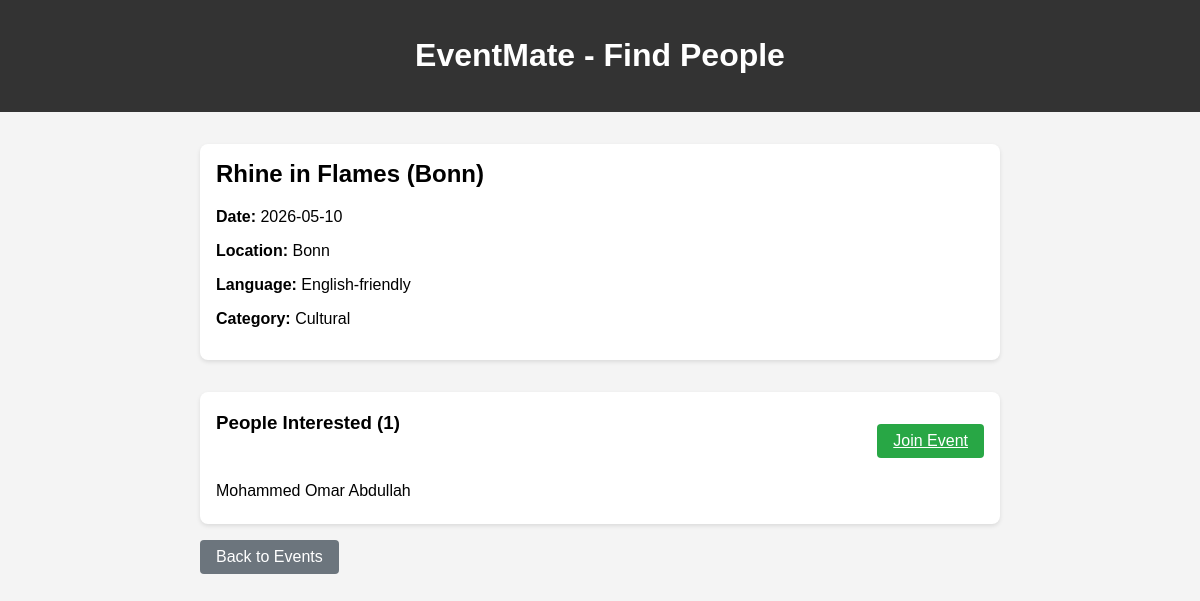
Screenshot of /find_people/1 (signed in) with the database file from the repository.
### app.py (models this page shows)
class Event(db.Model):
    id = db.Column(db.Integer, primary_key=True)
    title = db.Column(db.String(200), nullable=False)
    date = db.Column(db.String(20), nullable=False)
    location = db.Column(db.String(120), nullable=False)
    language = db.Column(db.String(120))
    category = db.Column(db.String(60))
    joined_users = db.relationship('EventJoin', backref='event', lazy=True, cascade='all, delete-orphan')
    def to_dict(self):
        return {
            'id': self.id,
            'title': self.title,
            'date': self.date,
            'location': self.location,
            'language': self.language,
            'category': self.category,
            'attendees': [ej.user.name for ej in self.joined_users]
        }

class User(db.Model):
    id = db.Column(db.Integer, primary_key=True)
    email = db.Column(db.String(120), unique=True, nullable=True)
    username = db.Column(db.String(80), unique=True, nullable=True)
    name = db.Column(db.String(120), nullable=False)
    first_name = db.Column(db.String(60))
    last_name = db.Column(db.String(60))
    state = db.Column(db.String(120))
    city = db.Column(db.String(120))
    street = db.Column(db.String(120))
    house_number = db.Column(db.String(20))
    password_hash = db.Column(db.String(200))
    auth_method = db.Column(db.String(20))  # 'password', 'google'
    joined_events = db.relationship('EventJoin', backref='user', lazy=True, cascade='all, delete-orphan')
    def to_dict(self):
        return {
            'id': self.id,
            'username': self.username,
            'name': self.name,
            'first_name': self.first_name,
            'last_name': self.last_name,
            'state': self.state,
            'city': self.city,
            'street': self.street,
            'house_number': self.house_number,
            'auth_method': self.auth_method
        }

### app.py (the view)
@app.route('/find_people/<int:event_id>')
@auth_required
def find_people(event_id):
    event = Event.query.get(event_id)
    if not event:
        return "Event not found", 404
    user = get_current_user()
    guest = session.get('guest')
    joined = False
    if user:
        join = EventJoin.query.filter_by(user_id=user.id, event_id=event_id).first()
        joined = join is not None
    if guest:
        attendees = []
    else:
        attendees = [ej.user.name for ej in event.joined_users]
    return render_template(
        'find_people.html',
        event=event.to_dict(),
        user=user.to_dict() if user else None,
        guest=guest,
        joined=joined,
        attendees=attendees
    )

### app.py (called while the page is built)
def auth_required(view):
    @wraps(view)
    def wrapped_view(*args, **kwargs):
        if 'user_id' not in session and 'guest' not in session:
            return redirect(url_for('login'))
        return view(*args, **kwargs)
    return wrapped_view

def get_current_user():
    if 'user_id' in session:
        return User.query.get(session['user_id'])
    return None

### templates/find_people.html (shortened to what this page needs)
<!DOCTYPE html>
<html lang="en">
<head>
</head>
<body>
    <header>
        <h1>EventMate - Find People</h1>
    </header>
    <div class="container">
        <div class="event-card">
            <h2>{{ event.title }}</h2>
            <p><strong>Date:</strong> {{ event.date }}</p>
            <p><strong>Location:</strong> {{ event.location }}</p>
            <p><strong>Language:</strong> {{ event.language }}</p>
            <p><strong>Category:</strong> {{ event.category }}</p>
        </div>
        <div class="attendees-section">
            <div style="display:flex; flex-wrap:wrap; justify-content:space-between; gap:1rem; align-items:center; margin-bottom:1rem;">
                <h3>People Interested{% if not guest %} ({{ attendees|length }}){% endif %}</h3>
                {% if guest %}
                    <span class="join-btn joined" style="cursor: default;">Guest privacy mode</span>
                {% elif joined %}
                    <button class="join-btn joined" disabled>Joined</button>
                {% else %}
                    <a class="join-btn" href="/join/{{ event.id }}">Join Event</a>
                {% endif %}
            </div>
            {% if guest %}
                <p>Attendee names are hidden for guest users. Log in to see who's attending.</p>
            {% else %}
                {% if attendees %}
                    {% for attendee in attendees %}
                    <div class="attendee">{{ attendee }}</div>
                    {% endfor %}
                {% else %}
                    <p>No one has joined yet. Be the first!</p>
                {% endif %}
            {% endif %}
        </div>
        <a href="/" class="back-btn">Back to Events</a>
    </div>
</body>
</html>

### templates/find_people.html (style rules this page uses)
body { font-family: Arial, sans-serif; background-color: #f4f4f4; margin: 0; padding: 0; }
header { background-color: #333; color: white; text-align: center; padding: 1rem; }
.container { max-width: 800px; margin: 0 auto; padding: 2rem; }
.event-card { background-color: white; border-radius: 8px; box-shadow: 0 2px 4px rgba(0,0,0,0.1); margin-bottom: 2rem; padding: 1rem; }
.event-card h2 { margin-top: 0; }
.attendees-section { background-color: white; border-radius: 8px; box-shadow: 0 2px 4px rgba(0,0,0,0.1); padding: 1rem; }
.attendees-section h3 { margin-top: 0; }
.attendee { padding: 0.5rem 0; border-bottom: 1px solid #eee; }
.attendee:last-child { border-bottom: none; }
.back-btn { background-color: #6c757d; color: white; border: none; padding: 0.5rem 1rem; border-radius: 4px; cursor: pointer; text-decoration: none; display: inline-block; margin-top: 1rem; }
.join-btn { background-color: #28a745; color: white; border: none; padding: 0.5rem 1rem; border-radius: 4px; cursor: pointer; margin-top: 1rem; }

### rows the page displays
Event: title "Rhine in Flames (Bonn)", date "2026-05-10", location "Bonn", language "English-friendly", category "Cultural"
User: name "Mohammed Omar Abdullah"

### other values shown
{{ attendees|length }} "1"
